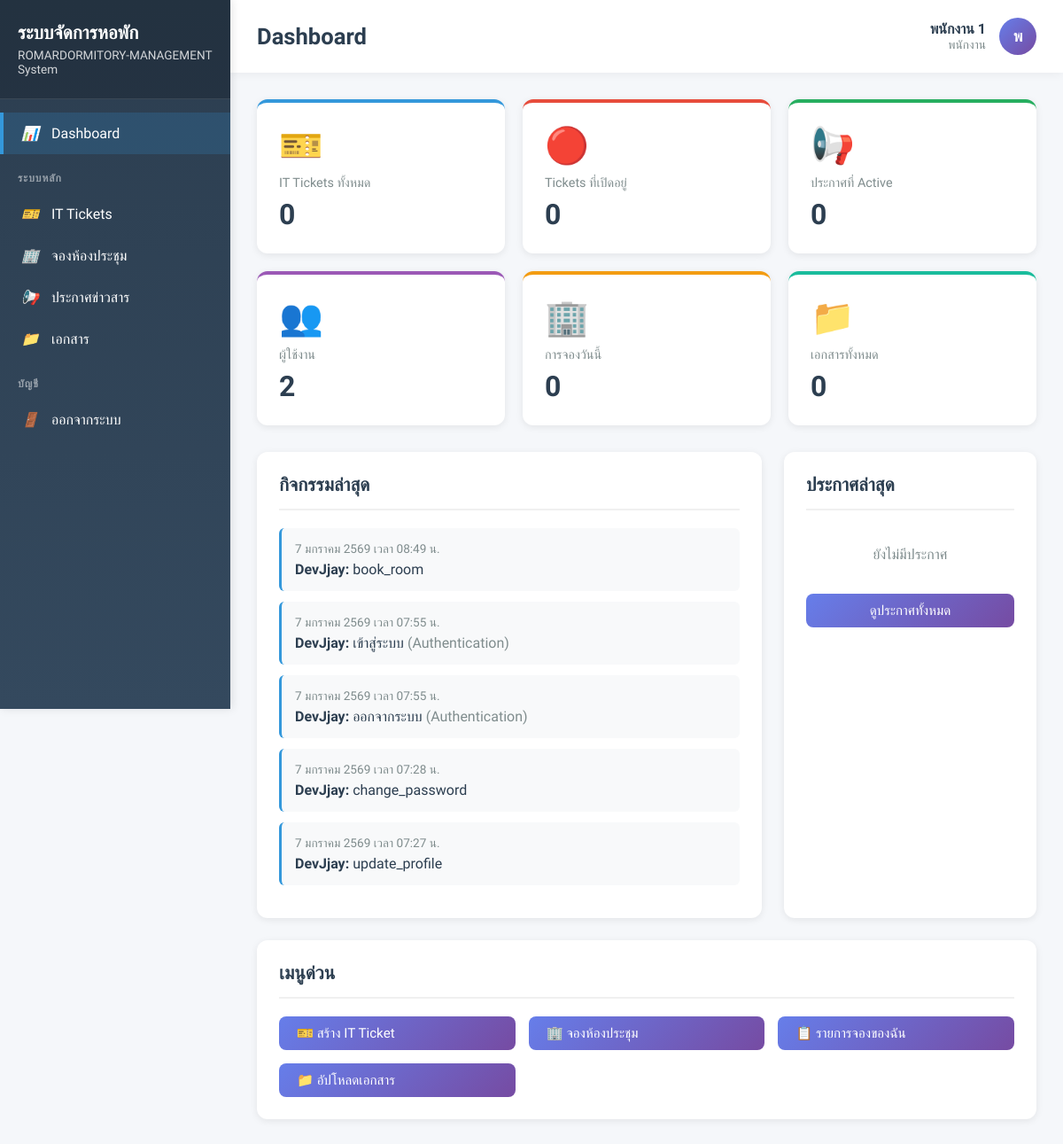
/admin/dashboard.php (signed in), run on the app's committed database.
### tables this page shows
CREATE TABLE activity_logs (
        log_id INTEGER PRIMARY KEY AUTOINCREMENT,
        user_id INTEGER,
        action TEXT NOT NULL,
        module TEXT,
        description TEXT,
        ip_address TEXT,
        created_at DATETIME DEFAULT CURRENT_TIMESTAMP,
        FOREIGN KEY (user_id) REFERENCES users(user_id)
    );

CREATE TABLE users (
    user_id INTEGER PRIMARY KEY AUTOINCREMENT,
    username TEXT UNIQUE NOT NULL,
    password TEXT NOT NULL,
    full_name TEXT NOT NULL,
    email TEXT,
    role TEXT DEFAULT 'staff' CHECK(role IN ('admin', 'staff')),
    created_at DATETIME DEFAULT CURRENT_TIMESTAMP,
    last_login DATETIME,
    is_active INTEGER DEFAULT 1
, avatar TEXT, phone TEXT, department TEXT);

### includes/functions.php (called while the page is built, shortened)
<?php
require_once __DIR__ . '/../config/config.php';
function getDashboardStats() {
    $db = getDB();
    $stats = [];
    $result = $db->query("SELECT COUNT(*) as count FROM tickets");
    $stats['total_tickets'] = $result->fetchArray(SQLITE3_ASSOC)['count'];
    $result = $db->query("SELECT COUNT(*) as count FROM tickets WHERE status = 'open'");
    $stats['open_tickets'] = $result->fetchArray(SQLITE3_ASSOC)['count'];
    $result = $db->query("SELECT COUNT(*) as count FROM announcements WHERE is_active = 1");
    $stats['active_announcements'] = $result->fetchArray(SQLITE3_ASSOC)['count'];
    $result = $db->query("SELECT COUNT(*) as count FROM users WHERE is_active = 1");
    $stats['total_users'] = $result->fetchArray(SQLITE3_ASSOC)['count'];
    $result = $db->query("SELECT COUNT(*) as count FROM room_bookings WHERE booking_date = date('now')");
    $stats['today_bookings'] = $result->fetchArray(SQLITE3_ASSOC)['count'];
    $result = $db->query("SELECT COUNT(*) as count FROM documents");
    $stats['total_documents'] = $result->fetchArray(SQLITE3_ASSOC)['count'];
    return $stats;
}
function getRecentActivities($limit = 10) {
    $db = getDB();
    $stmt = $db->prepare("
        SELECT a.*, u.full_name, u.username
        FROM activity_logs a
        LEFT JOIN users u ON a.user_id = u.user_id
        ORDER BY a.created_at DESC
        LIMIT :limit
    ");
    $stmt->bindValue(':limit', $limit, SQLITE3_INTEGER);
    $result = $stmt->execute();
    $activities = [];
    while ($row = $result->fetchArray(SQLITE3_ASSOC)) {
        $activities[] = $row;
    }
    return $activities;
}
?>

### config/config.php (called while the page is built, shortened)
<?php
function formatDateThai($date) {
    $timestamp = strtotime($date);
    $thaiMonths = [
        1 => 'มกราคม', 'กุมภาพันธ์', 'มีนาคม', 'เมษายน',
        'พฤษภาคม', 'มิถุนายน', 'กรกฎาคม', 'สิงหาคม',
        'กันยายน', 'ตุลาคม', 'พฤศจิกายน', 'ธันวาคม'
    ];
    $day = date('j', $timestamp);
    $month = $thaiMonths[(int)date('n', $timestamp)];
    $year = date('Y', $timestamp) + 543;
    $time = date('H:i', $timestamp);
    return "$day $month $year เวลา $time น.";
}
?>

### admin/dashboard.php (the view, shortened to what this page needs)
<?php
require_once __DIR__ . '/../config/config.php';
require_once __DIR__ . '/../includes/functions.php';
$stats = getDashboardStats();
$recentActivities = getRecentActivities(5);
$announcements = getActiveAnnouncements(3);
include __DIR__ . '/../includes/header.php';
include __DIR__ . '/../includes/sidebar.php';
?>
<div class="stats-grid">
    <div class="stat-card blue">
        <div class="stat-icon">🎫</div>
        <div class="stat-label">IT Tickets ทั้งหมด</div>
        <div class="stat-value"><?php echo $stats['total_tickets']; ?></div>
    </div>
    <div class="stat-card red">
        <div class="stat-icon">🔴</div>
        <div class="stat-label">Tickets ที่เปิดอยู่</div>
        <div class="stat-value"><?php echo $stats['open_tickets']; ?></div>
    </div>
    <div class="stat-card green">
        <div class="stat-icon">📢</div>
        <div class="stat-label">ประกาศที่ Active</div>
        <div class="stat-value"><?php echo $stats['active_announcements']; ?></div>
    </div>
    <div class="stat-card purple">
        <div class="stat-icon">👥</div>
        <div class="stat-label">ผู้ใช้งาน</div>
        <div class="stat-value"><?php echo $stats['total_users']; ?></div>
    </div>
    <div class="stat-card orange">
        <div class="stat-icon">🏢</div>
        <div class="stat-label">การจองวันนี้</div>
        <div class="stat-value"><?php echo $stats['today_bookings']; ?></div>
    </div>
    <div class="stat-card teal">
        <div class="stat-icon">📁</div>
        <div class="stat-label">เอกสารทั้งหมด</div>
        <div class="stat-value"><?php echo $stats['total_documents']; ?></div>
    </div>
</div>
<div class="content-grid">
    <div class="card">
        <div class="card-header">
            <h3 class="card-title">กิจกรรมล่าสุด</h3>
        </div>
        <?php if (empty($recentActivities)): ?>
            <p style="color: #7f8c8d; text-align: center; padding: 20px;">
                ยังไม่มีกิจกรรม
            </p>
        <?php else: ?>
            <?php foreach ($recentActivities as $activity): ?>
                <div class="activity-item">
                    <div class="activity-time">
                        <?php echo formatDateThai($activity['created_at']); ?>
                    </div>
                    <div class="activity-description">
                        <strong><?php echo htmlspecialchars($activity['full_name'] ?? 'ระบบ'); ?>:</strong>
                        <?php echo htmlspecialchars($activity['action']); ?>
                        <?php if (!empty($activity['module'])): ?>
                            <span style="color: #7f8c8d;">(<?php echo htmlspecialchars($activity['module']); ?>)</span>
                        <?php endif; ?>
                    </div>
                </div>
            <?php endforeach; ?>
        <?php endif; ?>
    </div>
    <div class="card">
        <div class="card-header">
            <h3 class="card-title">ประกาศล่าสุด</h3>
        </div>
        <?php if (empty($announcements)): ?>
            <p style="color: #7f8c8d; text-align: center; padding: 20px;">
                ยังไม่มีประกาศ
            </p>
        <?php endif; ?>
        <a href="<?php echo BASE_URL; ?>modules/announcements/index.php" class="btn" style="margin-top: 15px; width: 100%; text-align: center;">
            ดูประกาศทั้งหมด
        </a>
    </div>
</div>
<div class="card">
    <div class="card-header">
        <h3 class="card-title">เมนูด่วน</h3>
    </div>
    <div style="display: grid; grid-template-columns: repeat(auto-fit, minmax(200px, 1fr)); gap: 15px;">
        <a href="<?php echo BASE_URL; ?>modules/tickets/create.php" class="btn">
            🎫 สร้าง IT Ticket
        </a>
        <a href="<?php echo BASE_URL; ?>admin/room-booking.php" class="btn">
            🏢 จองห้องประชุม
        </a>
        <a href="<?php echo BASE_URL; ?>admin/my-bookings.php" class="btn">
            📋 รายการจองของฉัน
        </a>
        <a href="<?php echo BASE_URL; ?>admin/documents.php" class="btn">
            📁 อัปโหลดเอกสาร
        </a>
    </div>
</div>
<?php include __DIR__ . '/../includes/footer.php'; ?>

### includes/header.php (style rules this page uses)
* { margin: 0; padding: 0; box-sizing: border-box; }
body { font-family: 'Sarabun', sans-serif; background: #f5f7fa; color: #333; }
.card { background: white; border-radius: 12px; box-shadow: 0 2px 8px rgba(0, 0, 0, 0.08); padding: 25px; margin-bottom: 25px; }
.card-header { margin-bottom: 20px; padding-bottom: 15px; border-bottom: 2px solid #f0f0f0; }
.card-title { font-size: 1.3em; font-weight: 600; color: #2c3e50; }
.btn { display: inline-block; padding: 10px 20px; background: linear-gradient(135deg, #667eea 0%, #764ba2 100%); color: white; text-decoration: none; border-radius: 8px; font-weight: 500; transition: all 0.3s ease; border: none; cursor: pointer; font-family: 'Sarabun', sans-serif; font-size: 0.95em; }

### admin/dashboard.php (style rules this page uses)
.stats-grid { display: grid; grid-template-columns: repeat(auto-fit, minmax(240px, 1fr)); gap: 20px; margin-bottom: 30px; }
.stat-card { background: white; border-radius: 12px; padding: 25px; box-shadow: 0 2px 8px rgba(0, 0, 0, 0.08); transition: transform 0.3s ease, box-shadow 0.3s ease; }
.stat-card.blue { border-top: 4px solid #3498db; }
.stat-card.green { border-top: 4px solid #27ae60; }
.stat-card.orange { border-top: 4px solid #f39c12; }
.stat-card.purple { border-top: 4px solid #9b59b6; }
.stat-card.red { border-top: 4px solid #e74c3c; }
.stat-card.teal { border-top: 4px solid #1abc9c; }
.stat-icon { font-size: 2.5em; margin-bottom: 10px; }
.stat-label { font-size: 0.9em; color: #7f8c8d; margin-bottom: 8px; }
.stat-value { font-size: 2em; font-weight: 700; color: #2c3e50; }
.content-grid { display: grid; grid-template-columns: 2fr 1fr; gap: 25px; }
.activity-item { padding: 15px; border-left: 3px solid #3498db; background: #f8f9fa; margin-bottom: 12px; border-radius: 6px; }
.activity-time { font-size: 0.85em; color: #7f8c8d; margin-bottom: 5px; }
.activity-description { color: #2c3e50; font-weight: 500; }

### data on the page
activity_logs: created_at "7 มกราคม 2569 เวลา 08:49 น.", user.full_name "DevJjay", action "book_room"
activity_logs: created_at "7 มกราคม 2569 เวลา 07:55 น.", user.full_name "DevJjay", action "เข้าสู่ระบบ", module "Authentication"
activity_logs: created_at "7 มกราคม 2569 เวลา 07:55 น.", user.full_name "DevJjay", action "ออกจากระบบ", module "Authentication"
activity_logs: created_at "7 มกราคม 2569 เวลา 07:28 น.", user.full_name "DevJjay", action "change_password"
activity_logs: created_at "7 มกราคม 2569 เวลา 07:27 น.", user.full_name "DevJjay", action "update_profile"

### other printed values
SITE_NAME "ระบบจัดการหอพัก"
SITE_NAME_EN "ROMARDORMITORY-MANAGEMENT System"
$pageTitle "Dashboard"
getCurrentUserFullName() "พนักงาน 1"
mb_substr(getCurrentUserFullName(), 0, 1) "พ"
$stats['total_tickets'] "0"
$stats['open_tickets'] "0"
$stats['active_announcements'] "0"
$stats['total_users'] "2"
$stats['today_bookings'] "0"
$stats['total_documents'] "0"
